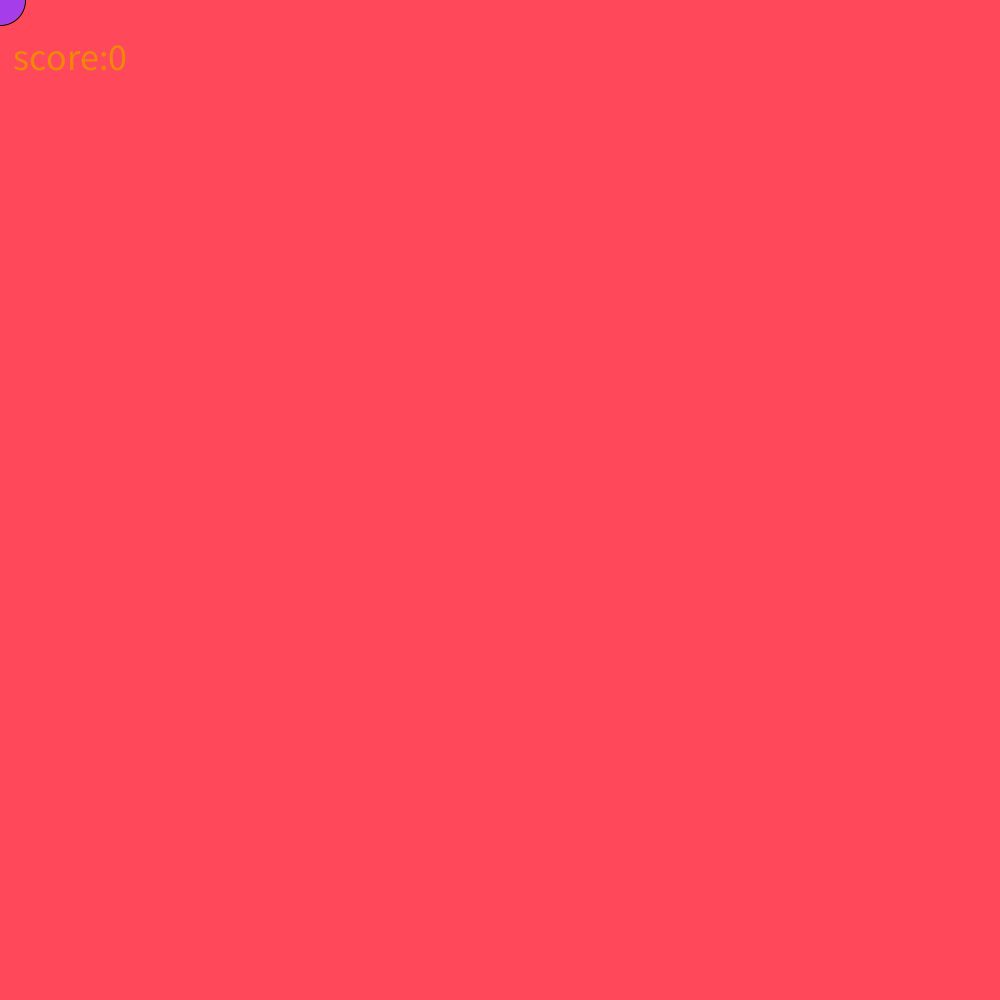
Frame 1 (no input)
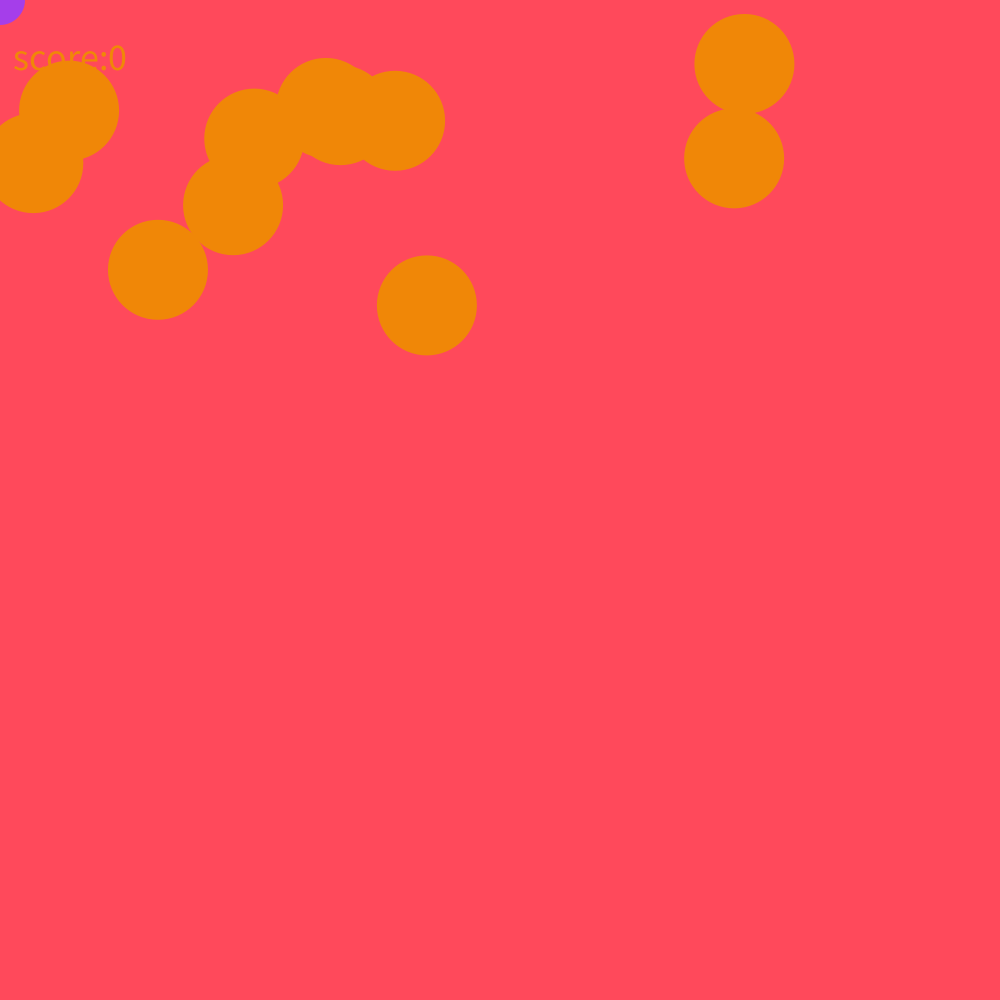
Frame 60 (the mouse pressed at the canvas centre just before this capture)
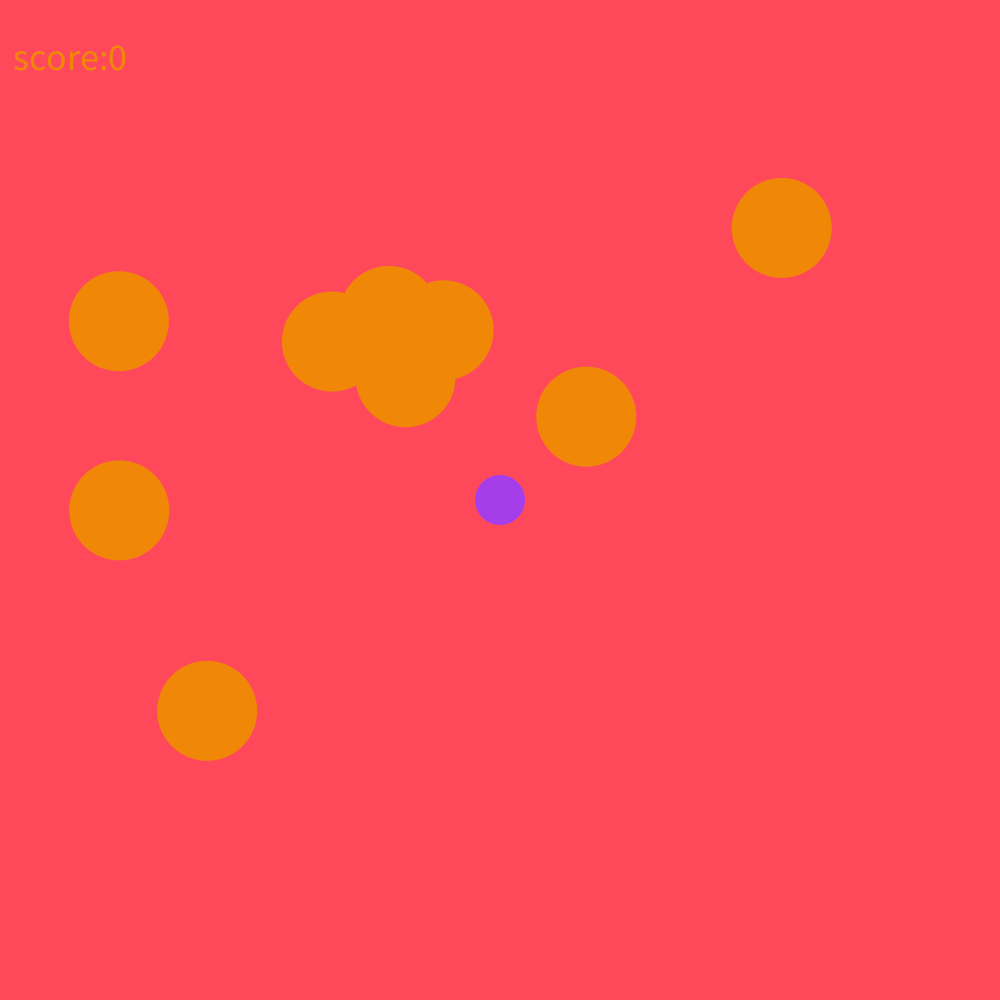
Frame 120 (the mouse held since frame 60 and released just before this capture)

The Processing sketch that drew these frames (run headless with seeded random() and noise(); from frame 60 on, the mouse is pressed at the canvas centre):

// Processing sketch: sketch_project04
// ── sketch_project04.pde
//GameStates
//Simon
// shadowMeteor
//ArrayList<Meteor> meteors = new ArrayList<Meteor>();
int numMeteors = 15;
float playerRadius = 25;

float exampleX = 700, exampleY = 700, exampleR = 40;

Meteor [] m = new Meteor[numMeteors];
Simon simon;
int gameState = 1;
int score;

enum GameState {
  TITLE, GAME, NoREDEMPTION;
}

void setup(){
  size(1000,1000);
  simon = new Simon();
  for(int i = 0; i < m.length; i++)
  {
    m[i] = new Meteor(random(width), -100, 100);
  }
  score = 0;
}

void draw(){
  String bigText = "";
  String littleText = "";
  
  background(305, 73, 91);

  if(gameState == 1){
    simon.run(); 
    for(int i = 0; i < m.length; i++)
    {
      m[i].run();
    }
  }
  
  // showing my mouse's movements
  //fill(#3E50EA);
  
  //circle(exampleX, exampleY, exampleR * 2);
  
  textSize(38);
  textAlign(CENTER);
  text("score:" + score, 70,70);
  noStroke();
}

// ── Character_simon.pde
class Simon {
  float x, y, radius = 25, shadow, escape;

  Simon() {
    int lives;
    int score;
    boolean isAlive;

    // simon's constructor
    lives = 1;
    score = 0;
    isAlive = true;
  }
  
  void run(){
    display();
    update();
  }

  void update() {
    //methods
    x = mouseX;
    y = mouseY;
  }
  void display() {
    fill(#A53EEA);
    //textSize(30);
    //textAlign(RIGHT);
    circle(x, y, radius * 2); 
  }
}

// ── shadowmeteor_class.pde
class Meteor {
  float x, y;
  float xSpeed;
  float ySpeed;
  int size;
  color meteorColor;

  //my meteor's constructor
  Meteor(float startX, float startY, int s) {
    x = startX;
    y = startY;
    size = s;
    xSpeed = random(-6, 3);
    ySpeed = random (2, 7);
    meteorColor = color(#F08707);
  }
  
  void run(){
   update();
   display();
   collision();
  }
  void update() {
    x += xSpeed;
    y += ySpeed;

    if (y > height) {
      y = -size;
      x = random(width);
    }
  }
  void display() {
    fill(meteorColor);
    ellipse(x, y, size, size);
  }

  void collision() {
    if (dist(simon.x, simon.y, x, y) < simon.radius + size / 2)
    {
      println("NO HOPE");
    }
  }
}
